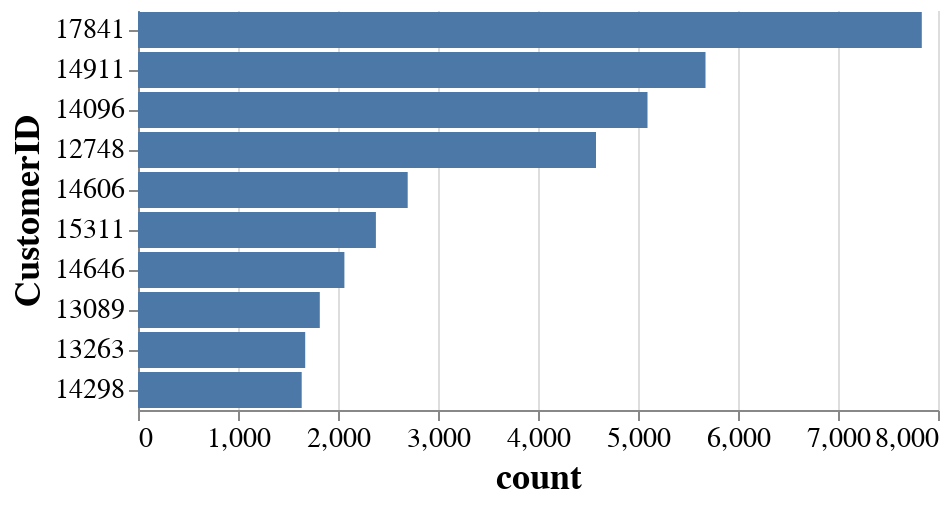

Source (notebook cell):
### Code cell
#Top 10 orders
alt.Chart(df2.sort_values('count', ascending=False).head(10)).mark_bar().encode(
    x='count',
    y=alt.Y('CustomerID', sort='-x'),  
).configure_view(
    strokeWidth=0
).configure_title(
    fontSize=22,
    font="Arial",
    color="black",
    anchor="start"
).configure_axis(
    labelFont="Arial",
    titleFont="Arial",
    labelFontSize=14,
    titleFontSize=18
)

### Figure 1 — Vega-Lite specification as saved in the notebook (floating-point values rounded to 4 significant figures)
{"config": {"view": {"continuousWidth": 400, "continuousHeight": 300, "strokeWidth": 0}, "axis": {"labelFont": "Arial", "labelFontSize": 14, "titleFont": "Arial", "titleFontSize": 18}, "title": {"anchor": "start", "color": "black", "font": "Arial", "fontSize": 22}}, "data": {"name": "data-ab5ef767483bee88efcf11646408eb52"}, "mark": "bar", "encoding": {"x": {"field": "count", "type": "quantitative"}, "y": {"field": "CustomerID", "sort": "-x", "type": "nominal"}}, "$schema": "https://vega.github.io/schema/vega-lite/v4.17.0.json", "datasets": {"data-ab5ef767483bee88efcf11646408eb52": [{"CustomerID": "17841", "count": 7838, "canceled": null}, {"CustomerID": "14911", "count": 5675, "canceled": null}, {"CustomerID": "14096", "count": 5095, "canceled": 2.0}, {"CustomerID": "12748", "count": 4580, "canceled": 2.0}, {"CustomerID": "14606", "count": 2697, "canceled": null}, {"CustomerID": "15311", "count": 2379, "canceled": null}, {"CustomerID": "14646", "count": 2064, "canceled": null}, {"CustomerID": "13089", "count": 1818, "canceled": 3.0}, {"CustomerID": "13263", "count": 1672, "canceled": 4.0}, {"CustomerID": "14298", "count": 1637, "canceled": 15.0}]}}
